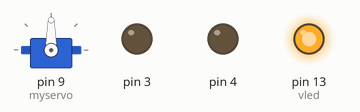
Recording of a sketch running on a simulated Arduino Uno, built with avr-gcc and run on an emulated ATmega328P. Parts: servo, output pins drawn as LEDs (lit = HIGH). Random numbers use the default seed unless the sketch sets one.

Above: at 1.3 s.
At 4.3 s:
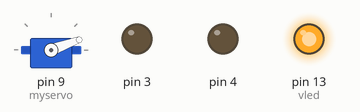
At 8.05 s:
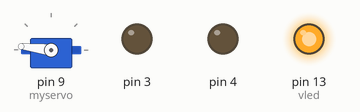
At 33.1 s:
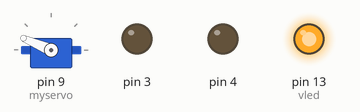
Timing chart, 0 to 40.0 s (numbered marks = the images above):
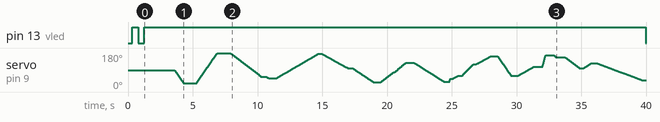

The sketch:

Internetdagarnarobot.ino
```cpp
#include <Servo.h>

Servo myservo;
int pos = 90;
int vled = 13;
int hled = 13;
int vledb = 0;
int hledb = 0;
int maxled = 255;

void setup()
{
  myservo.attach(9);
  pinMode(vled, OUTPUT);
  pinMode(hled, OUTPUT);

  //ground-pins
  pinMode(3, OUTPUT);
  digitalWrite(3, LOW);
  pinMode(4, OUTPUT);
  digitalWrite(4, LOW);

  randomSeed(analogRead(0));

  //Vakna!!
//  fadebothleds(maxled, 100, 200);
  blinkeyes(2, 2000);
moveservo(20, 10,1000);
moveservo(180, 10,1000);
}

void loop() {
  moveservo(random(160)+20, random(30+10), random(500+300));
  if (random(30) == 14) {
    sov();
  }

  if (random(3) == 2) {
//    blinkeyes(1, 0);
  }

  if (random(20) == 2) {
    blinkeyes(2, 0);
  }

}

void sov() {
  //Move to sleepposition
  moveservo(90, 50, 200);

  //Almost fall asleep
  fadebothleds(10, 30, 0);

  //Twitch
  fadebothleds(maxled, 0, 0);
  moveservo(85, 0, 100);
  moveservo(95, 0, 100);
  moveservo(85, 0, 100);
  moveservo(95, 0, 400);

  //Blink
  blinkeyes(2, 1000);
  //This time he falls asleep
  fadebothleds(0, 30, 6000);

  //Wake
  fadebothleds(maxled, 0, 0);
  moveservo(69, 2, 100);
  moveservo(109, 2, 100);
  moveservo(69, 2, 100);
  moveservo(90, 2, 400);
  //Blink
  blinkeyes(2, 2000);
}

void blinkeyes(int cnt, int adelay) {
  for (int i=0; i < cnt; i++){
    fadebothleds(0, 1, 200);
    fadebothleds(maxled, 1, 200);
  }
  delay(adelay);
}

void fadebothleds(int newb, int rdelay, int adelay) {
  do {
    if (newb > vledb) { vledb = vledb + 1; } else { vledb = vledb - 1; }
    hledb = vledb;
    analogWrite(hled, hledb);
    analogWrite(vled, vledb);
    delay(rdelay);
  } while (newb != vledb);
  delay(adelay);
}

void moveservo(int newpos, int rdelay, int adelay) {
  do {
    if (newpos > pos) { pos = pos + 1; } else { pos = pos - 1; }
    myservo.write(pos);
    delay(rdelay);
  } while (newpos != pos);
  delay(adelay);
}
```

Measured:
- by itself, pin 13 (vled): HIGH → LOW at 0.79 s, → HIGH 0.46 s later, → LOW 38.7 s later
